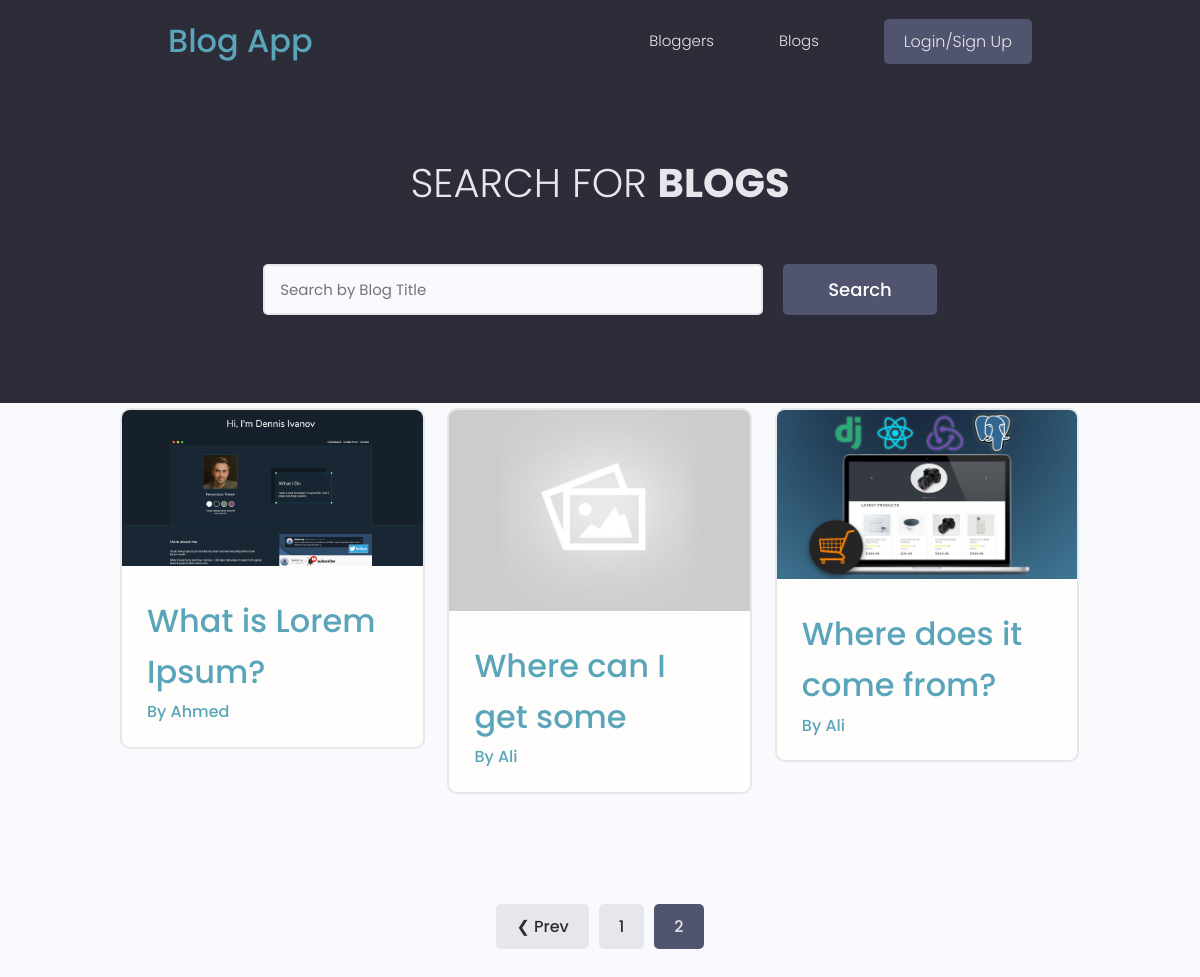
Screenshot of /blog/?page=2 with the database file from the repository.
### blog/models.py (models this page shows, shortened)
class Blog(models.Model):
    owner = models.ForeignKey(
        Profile, null=True, blank=True, on_delete=models.CASCADE)
    title = models.CharField(max_length=200)
    description = models.TextField(null=True, blank=True)
    featured_image = models.ImageField(
        null=True, blank=True, default="default.jpg")
    tags = models.ManyToManyField('Tag', blank=True)
    created = models.DateTimeField(auto_now_add=True)
    id = models.UUIDField(default=uuid.uuid4, unique=True,
                          primary_key=True, editable=False)
    class Meta:
        ordering = ['title']
    @property
    def imageURL(self):
        try:
            url = self.featured_image.url
        except:
            url = ''
        return url

### users/models.py (models this page shows, shortened)
class Profile(models.Model):
    user = models.OneToOneField(
        User, on_delete=models.CASCADE, null=True, blank=True)
    name = models.CharField(max_length=200, blank=True, null=True)
    email = models.EmailField(max_length=500, blank=True, null=True)
    username = models.CharField(max_length=200, blank=True, null=True)
    location = models.CharField(max_length=200, blank=True, null=True)
    short_intro = models.CharField(max_length=200, blank=True, null=True)
    bio = models.TextField(blank=True, null=True)
    profile_image = models.ImageField(
        null=True, blank=True, upload_to='profiles/', default="profiles/user-default.png")
    social_github = models.CharField(max_length=200, blank=True, null=True)
    social_twitter = models.CharField(max_length=200, blank=True, null=True)
    social_linkedin = models.CharField(max_length=200, blank=True, null=True)
    social_youtube = models.CharField(max_length=200, blank=True, null=True)
    social_website = models.CharField(max_length=200, blank=True, null=True)
    created = models.DateTimeField(auto_now_add=True)
    id = models.UUIDField(default=uuid.uuid4, unique=True,
                          primary_key=True, editable=False)
    class Meta:
        ordering = ['created']

### blog/views.py (the view)
# urls.py: path('', views.blogs, name="blogs"),
def blogs(request):
    blogs, search_query = searchBlogs(request)
    custom_range, blogs = paginateBlogs(request, blogs, 3)
    context = {'blogs': blogs,
               'search_query': search_query, 'custom_range': custom_range}
    return render(request, 'blog/blogs.html', context)

### blog/utils.py (called while the page is built)
def paginateBlogs(request, blogs, results):
    page = request.GET.get('page')
    paginator = Paginator(blogs, results)
    try:
        blogs = paginator.page(page)
    except PageNotAnInteger:
        page = 1
        blogs = paginator.page(page)
    except EmptyPage:
        page = paginator.num_pages
        blogs = paginator.page(page)
    leftIndex = (int(page) - 4)
    if leftIndex < 1:
        leftIndex = 1
    rightIndex = (int(page) + 5)
    if rightIndex > paginator.num_pages:
        rightIndex = paginator.num_pages + 1
    custom_range = range(leftIndex, rightIndex)
    return custom_range, blogs

def searchBlogs(request):
    search_query = ''
    if request.GET.get('search_query'):
        search_query = request.GET.get('search_query')
    tags = Tag.objects.filter(name__icontains=search_query)
    blogs = Blog.objects.distinct().filter(
        Q(title__icontains=search_query) |
        Q(description__icontains=search_query) |
        Q(owner__name__icontains=search_query) |
        Q(tags__in=tags)
    )
    return blogs, search_query

### blog/templates/blog/blogs.html (shortened to what this page needs)
{% extends 'main.html' %}
{% block content %}
<main class="blogs">
    <section class="hero-section text-center">
        <div class="container container--narrow">
            <div class="hero-section__box">
                <h2>Search for <span>Blogs</span></h2>
            </div>
            <div class="hero-section__search">
                <form id='searchForm' class="form" action="{% url 'blogs' %}" method="get">
                    <div class="form__field">
                        <input class="input input--text" id="formInput#search" type="text" name="search_query"
                            placeholder="Search by Blog Title" value="{{search_query}}" />
                    </div>
                    <input class="btn btn--sub btn--lg" type="submit" value="Search" />
                </form>
            </div>
        </div>
    </section>
    <section class="blogsList">
        <div class="container">
            <div class="grid grid--three">
                {% for blog in blogs %}
                <div class="column">
                    <div class="card blog">
                        <a href="{% url 'blog' blog.id %}" class="blog">
                            <img class="blog__thumbnail" src="{{blog.imageURL}}" alt="blog thumbnail" />
                            <div class="card__body">
                                <h3 class="blog__title">{{blog.title}}</h3>
                                <p><a class="blog__author" href="{% url 'user-profile' blog.owner.id %}">By
                                        {{blog.owner.name}}</a>
                                </p>
                            </div>
                        </a>
                    </div>
                </div>
                {% endfor %}
            </div>
        </div>
    </section>
    {% include 'pagination.html' with queryset=blogs custom_range=custom_range %}
</main>
{% endblock %}

### static/styles/app.css (style rules this page uses)
:root { --color-sub: #2d2d39; }
.btn--sub { background-color: var(--color-sub-light); }
.card { border: 2px solid var(--color-light); }
img { width: 100%; }
.hero-section { height: 40vh; display: flex; align-items: center; background-color: var(--color-sub); }
.hero-section__box { margin-bottom: 4rem; }
.hero-section__box > h2, .hero-section__box > h2 > span { font-size: 4rem; color: var(--color-light); line-height: 1.3; text-transform: uppercase; }
.hero-section__box > h2 { font-weight: 300; }
.hero-section__box > h2 > span { font-weight: 700; }
.hero-section__search > .form { display: flex; align-items: center; justify-content: center; gap: 2rem; }
.hero-section__search > .form input.input--text { width: 50rem; }

### static/uikit/styles/modules/_variables.css (style rules this page uses)
:root { --color-main: #5aa5b9; --color-main-light: #e6faff; --color-sub: #3f4156; --color-sub-light: #51546e; --color-sub-lighter: #ededfd; --color-text: #737373; --color-gray: #8b8b8b; --color-light: #e5e7eb; --color-light-gray: #767676; --color-bg: #f8fafd; --color-white: #fffefd; --color-white-light: #f3f3f3; --color-success: #359e64; --color-success-bg: #def8e8; --color-error: #fc4b0b; --color-error-bg: #fff2ee; --font-base: 'Poppins', arial, helvetica, 'Segoe UI', roboto, ubuntu, sans-serif; --font-monospace: 'Fira Code', 'Courier New', courier, monospace; --font-regular: 300; --font-medium: 500; --font-bold: 700; --generic-shadow: 1px 1px 5px #00000010; --generic-transition: all 0.3s ease-in-out; }

### static/uikit/styles/modules/_base.css (style rules this page uses)
* { margin: 0; padding: 0; box-sizing: border-box; text-rendering: optimizeLegibility; color: inherit; font-size: inherit; }
html { font-size: 50%; }
@media only screen and (min-width: 480px) { html { font-size: 56.25%; } }
@media only screen and (min-width: 1200px) { html { font-size: 62.5%; } }
body { line-height: 1.6; font-weight: 400; font-size: 1.5rem; color: var(--color-text); background-color: var(--color-bg); min-height: 100vh; }

### static/uikit/styles/modules/_typography.css (style rules this page uses)
* { font-family: var(--font-base); }
h2 { font-size: 3.6rem; font-weight: var(--font-bold); }
h3 { font-size: 3.2rem; font-weight: var(--font-medium); }
p, span, strong { font-size: 1.6rem; color: var(--color-text); font-weight: var(--font-regular); }
a { padding-bottom: 2px; text-decoration: none; display: inline-block; color: var(--color-main); font-weight: var(--font-medium); }

### static/uikit/styles/modules/_utilities.css (style rules this page uses)
.container { width: 92%; max-width: 165rem; margin: 0 auto; box-sizing: border-box; }
.container--narrow { width: 92%; max-width: 120rem; }
@media screen and (min-width: 1000px) { .container { width: 90%; } }
@media screen and (min-width: 1000px) { .container--narrow { width: 85%; } }
@media screen and (min-width: 1200px) { .container { width: 80%; } }
@media screen and (min-width: 1200px) { .container--narrow { width: 72%; } }
.text-center { text-align: center; }

### static/uikit/styles/modules/_button.css (style rules this page uses)
.btn { display: inline-block; position: relative; cursor: pointer; background-color: var(--color-light); font-weight: var(--font-medium); color: var(--color-sub); text-decoration: none; padding: 1rem 2rem; border-radius: 0.5rem; border: none; width: -webkit-fit-content; width: -moz-fit-content; width: fit-content; height: -webkit-fit-content; height: -moz-fit-content; height: fit-content; font-size: 1.6rem; outline-width: 0; outline-color: transparent; -webkit-backface-visibility: hidden; backface-visibility: hidden; transition: all 0.3s ease-in-out; }
.btn--sub { background-color: var(--color-sub); color: var(--color-white); }
.btn--lg { font-size: 1.8rem; padding: 1.2rem 4.5rem; }

### static/uikit/styles/modules/_card.css (style rules this page uses)
.card { border-radius: 1rem; background-color: var(--color-white); border: 1.5px solid var(--color-light); width: auto; height: auto; margin-top: 0.5rem; margin-bottom: 0.5rem; overflow: hidden; }
.card__body, .card__header { padding: 2rem 2.5rem; }

### static/uikit/styles/modules/_form.css (style rules this page uses)
.form { display: block; }
.form__field { margin-top: 1.5rem; margin-bottom: 1.5rem; }
input.input[type='text'], input.input[type='email'], input.input[type='password'], input.input[type='number'], select.input, textarea.input { min-width: 24rem; width: 100%; padding: 1.2rem 1.5rem; border-radius: 0.5rem; border: 2px solid var(--color-light); transition: all 0.3s ease-in-out; background-color: var(--color-bg); }

### rows the page displays
Blog: imageURL (picture), title "What is Lorem Ipsum?", owner.name "Ahmed"
Blog: imageURL (placeholder picture), title "Where can I get some", owner.name "Ali"
Blog: imageURL (picture), title "Where does it come from?", owner.name "Ali"

### other values shown
{{ page }} "1"
{{ page }} "2"
